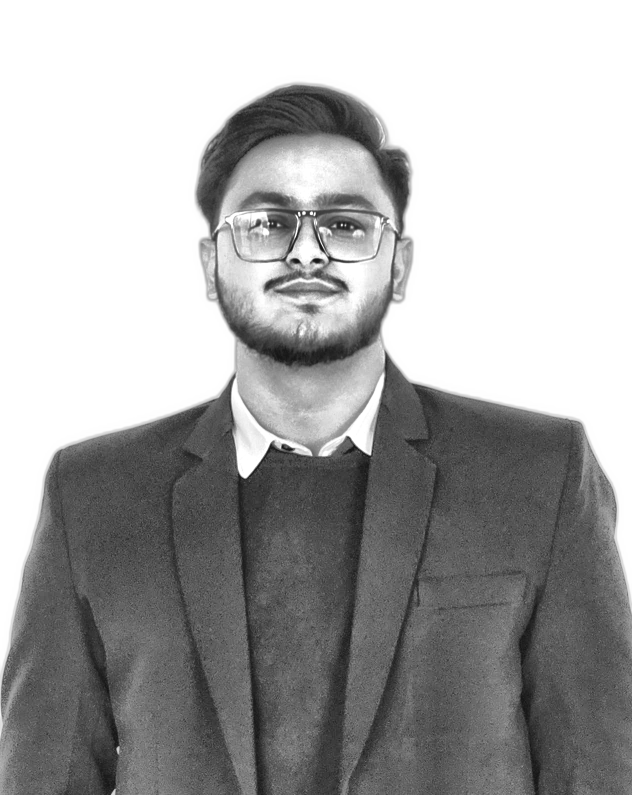
#> input picture source-prepped.png, 1264 x 1590 px, found by its file name (shown at 1/2 size)
$ python make_ascii.py
#> lines starting #> are read from the running program, lines starting #| are printed output that depends on the picture
from pathlib import Path

from PIL import Image

# ---------------------------------
# Paths
# ---------------------------------
ROOT = Path(__file__).resolve().parent.parent

INPUT = ROOT / "assets" / "generated" / "source-prepped.png"
OUTPUT = ROOT / "assets" / "generated" / "ascii.txt"

# ---------------------------------
# Settings
# ---------------------------------
WIDTH = 110
ASCII = "@$B%8&WM#*oahkbdpqwmZO0QLCJYXzcvunxrjft/|()1{}[]?-_+~<>i!lI;:,\"^`'. "


def generate_ascii(input_path=None, output_path=None, width=WIDTH):
    """Convert a grayscale portrait into a readable ASCII art preview."""
#> called with width = 110
    input_path = input_path or INPUT
    output_path = output_path or OUTPUT

    img = Image.open(input_path).convert("L")
#> img is the input picture: PIL image 1264x1590 L; min 19, max 255, mean 168.3
    source_width, source_height = img.size
#> source_width = 1264; source_height = 1590
    aspect = source_height / source_width
#> aspect = 1.26
    new_height = max(24, int(width * aspect * 0.58))
#> new_height = 80

    img = img.resize((width, new_height), Image.LANCZOS)
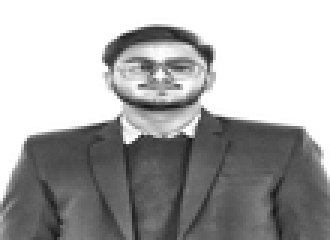
#> img: PIL image 110x80 L (shown 3 times larger); min 21, max 255, mean 168.2
    pixels = list(img.getdata())
#> pixels = 8800 values, max 255 at index 0, min 21 at index 5123, mean 168.2

    lines = []
    for y in range(new_height):
        row = []
        for x in range(width):
            value = pixels[y * width + x]
            index = value * (len(ASCII) - 1) // 255
            row.append(ASCII[index])
        lines.append("".join(row))
#> after the loop, lines = 80 items

    ascii_art = "\n".join(lines)
    output_path.parent.mkdir(parents=True, exist_ok=True)
    output_path.write_text(ascii_art, encoding="utf-8")
    return output_path


def main():
    output_path = generate_ascii()
    print("ASCII generated!")
    print(output_path)


if __name__ == "__main__":
    main()
